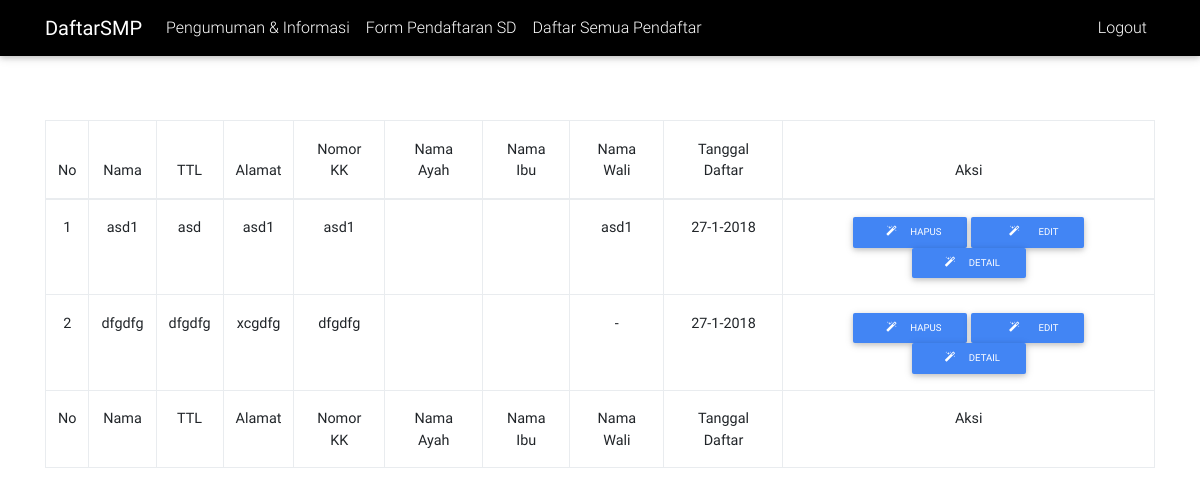
Page /operator4/index.php (signed in) on the committed database.
### tables this page shows
CREATE TABLE `tabel_siswa` (
  `id_tabel_siswa` int(11) NOT NULL,
  `tabel_siswa_nama` varchar(45) DEFAULT NULL,
  `tabel_siswa_nomor_kk` varchar(45) DEFAULT NULL,
  `tabel_siswa_jk` enum('L','P') DEFAULT NULL,
  `tabel_siswa_ttl` varchar(45) DEFAULT NULL,
  `tabel_siswa_hobi` varchar(45) DEFAULT NULL,
  `tabel_siswa_alamat` varchar(150) DEFAULT NULL,
  `id_tabel_ayah` int(11) NOT NULL,
  `id_tabel_ibu` int(11) NOT NULL,
  `id_tabel_wali` int(11) NOT NULL
);

CREATE TABLE `tabel_wali` (
  `id_tabel_wali` int(11) NOT NULL,
  `tabel_wali_nomor_ktp` varchar(45) DEFAULT NULL,
  `tabel_wali_nama` varchar(45) DEFAULT NULL,
  `tabel_wali_jk` enum('L','P','-') DEFAULT NULL,
  `tabel_wali_ttl` varchar(45) DEFAULT NULL,
  `tabel_wali_pekerjaan` varchar(45) DEFAULT NULL,
  `tabel_wali_penghasilan` int(11) DEFAULT NULL,
  `tabel_wali_nomor_hp` varchar(45) DEFAULT NULL,
  `tabel_wali_alamat` varchar(45) DEFAULT NULL
);

### operator4/daftarPendaftar.php (the view)
<table class="table table-bordered" id="dataTable" width="100%" cellspacing="0">
              <thead>
                <tr>
				  <th>No</th>
				  <th>Nama</th>
				  <th>TTL</th>
				  <th>Alamat</th>
				  <th>Nomor KK</th>
				  <th>Nama Ayah</th>
				  <th>Nama Ibu</th>
				  <th>Nama Wali</th>
				  <th>Tanggal Daftar</th>
				  <th style="max-width:95px">Aksi</th>
				</tr>
              </thead>
              <tfoot>
                <tr>
				  <th>No</th>
				  <th>Nama</th>
				  <th>TTL</th>
				  <th>Alamat</th>
				  <th>Nomor KK</th>
				  <th>Nama Ayah</th>
				  <th>Nama Ibu</th>
				  <th>Nama Wali</th>
				  <th>Tanggal Daftar</th>
				  <th>Aksi</th>
				</tr>
              </tfoot>
              <tbody>
                <?php
    include("../config/config.php");
    $queryTampil = "SELECT s.id_tabel_siswa, a.id_tabel_ayah, i.id_tabel_ibu, w.id_tabel_wali, p.id_tabel_pendaftar, s.tabel_siswa_nama, s.tabel_siswa_ttl, s.tabel_siswa_hobi, s.tabel_siswa_alamat, s.tabel_siswa_nomor_kk, a.tabel_ayah_nama, i.tabel_ibu_nama, w.tabel_wali_nama, YEAR(p.tabel_pendaftar_tgl), Month(p.tabel_pendaftar_tgl), Day(p.tabel_pendaftar_tgl) FROM tabel_siswa s, tabel_ayah a, tabel_ibu i, tabel_wali w, tabel_pendaftar p WHERE s.id_tabel_ayah = a.id_tabel_ayah AND s.id_tabel_ibu = i.id_tabel_ibu AND s.id_tabel_wali = w.id_tabel_wali AND p.id_tabel_siswa = s.id_tabel_siswa ORDER BY YEAR(p.tabel_pendaftar_tgl), Month(p.tabel_pendaftar_tgl), Day(p.tabel_pendaftar_tgl)";
    $hasil = mysqli_query($Connection,$queryTampil);
    $no=1;
    while ($data = mysqli_fetch_row($hasil))
    {
    ?>
            <tr >
              <th><?=$no?></th>
              <th><?=$data[5]?></th>
              <th><?=$data[6]?></th>
              <th><?=$data[8]?></th>
              <th><?=$data[9]?></th>
              <th><?=$data[10]?></th>
              <th><?=$data[11]?></th>
              <th><?=$data[12]?></th>
              <th><?=$data[15]?>-<?=$data[14]?>-<?=$data[13]?></th>
              <th>
                <a class="btn btn-primary btn-sm" href="delete.php?idSiswa=<?=$data[0]?> && idAyah=<?=$data[1]?> && idIbu=<?=$data[2]?> && idWali=<?=$data[3]?> && idPendaftar=<?=$data[4]?>" onclick="return confirm('Yakin mau di hapus?');"><i class="fa fa-magic mr-1" style="width:25px"></i> Hapus</a>
                <a class="btn btn-primary btn-sm" href="index.php?idSiswa=<?=$data[0]?> && idAyah=<?=$data[1]?> && idIbu=<?=$data[2]?> && idWali=<?=$data[3]?> && idPendaftar=<?=$data[4]?> && menu=editData"><i class="fa fa-magic mr-1" style="width:36px"></i> Edit</a>
                <a class="btn btn-primary btn-sm" href="index.php?idSiswa=<?=$data[0]?> && idAyah=<?=$data[1]?> && idIbu=<?=$data[2]?> && idWali=<?=$data[3]?> && idPendaftar=<?=$data[4]?> && menu=detailData"><i class="fa fa-magic mr-1" style="width:25px"></i> Detail</a>
              </th>
            </tr>
<?php
        $no++;
    }
?>
              </tbody>
            </table>

### rows in the picture
tabel_siswa: tabel_siswa_nama "asd1", tabel_siswa_ttl "asd", tabel_siswa_alamat "asd1", tabel_siswa_nomor_kk "asd1", id_tabel_wali.tabel_wali_nama "asd1", data "27", data "1", data "2018"
tabel_siswa: tabel_siswa_nama "dfgdfg", tabel_siswa_ttl "dfgdfg", tabel_siswa_alamat "xcgdfg", tabel_siswa_nomor_kk "dfgdfg", id_tabel_wali.tabel_wali_nama "-", data "27", data "1", data "2018"
